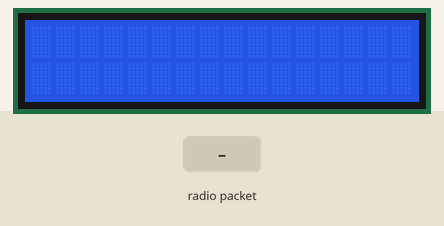
A sketch run on a simulated Arduino Uno, built with avr-gcc and run on an emulated ATmega328P. On the bench: 16×2 character LCD. The test bench sets the inputs (shaded band). No radio packets arrive unless stated; what the sketch prints to the serial monitor is not drawn.

Above: at 1.2 s.
1.3 s: radio packet "1" arrives
At 1.8 s:
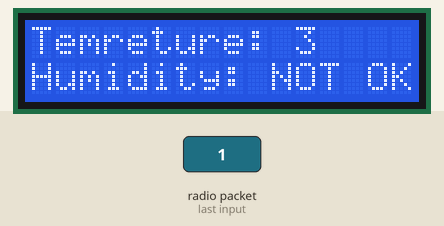
At 3.0 s:
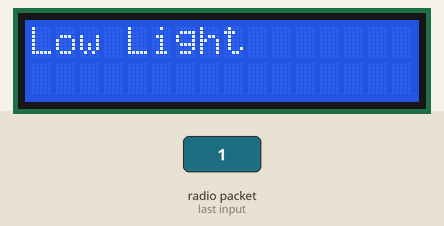
4.3 s: radio packet "90" arrives
At 5.1 s:
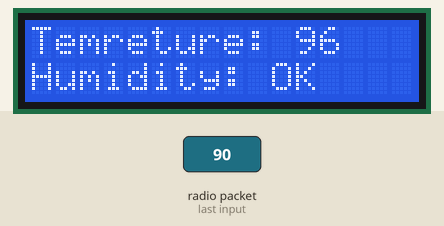
Timing chart, 0 to 7.3 s (numbered marks = the images above; inputs shaded):
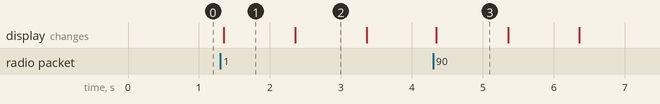

Measured:
- after the input at 1.3 s, the display: changes after 0.05 s (image 1)
- after the input at 4.3 s, the display: changes at once (image 3)
- what the display in image 1 shows lasts 1.1 s, from 1.3 s to 2.4 s

The sketch:

reciver.ino
```cpp
#include <SPI.h>
#include <RF24.h>
#include <nRF24L01.h>
#include <Arduino.h>
#include <Wire.h>
#include <LiquidCrystal_I2C.h>
#define CE_PIN 7
#define CSN_PIN 8

class AffineCipher {
public:
    AffineCipher(int a, int b) : a(a), b(b) {
        if (gcd(a, 10) != 1) {
            Serial.println("Error: 'a' must be coprime with 10.");
            while (1);
        }
    }

    char transform(char digit, bool encrypt) {
        if (isdigit(digit)) {
            int value = encrypt ? (digit - '0') : ((digit - '0' - b + 10) % 10);
            int result = (encrypt ? (a * value) : (modInverse(a, 10) * value)) % 10;
            if (result < 0) result += 10;
            return result + '0';
        }
        return digit;
    }

private:
    int a, b;

    int gcd(int a, int b) {
        while (b != 0) {
            int temp = b;
            b = a % b;
            a = temp;
        }
        return a;
    }

    int modInverse(int a, int m) {
        a = a % m;
        for (int x = 1; x < m; x++) {
            if ((a * x) % m == 1) {
                return x;
            }
        }
        return 1;
    }
};

int a = 3;
int b = 2;
AffineCipher cipher(a, b);
const byte receivingAddress[6] = "00021";
LiquidCrystal_I2C lcd(0x27,16,2);
RF24 radio(CE_PIN, CSN_PIN);

void setup() {
    Serial.begin(9600);
    radio.begin();
    radio.setChannel(69);
    radio.setDataRate(RF24_1MBPS);
    radio.setPALevel(RF24_PA_MAX);
    radio.openReadingPipe(1, receivingAddress);
    radio.startListening();
    lcd.init();
    lcd.backlight();
}

void loop() {
    if (radio.available()) {
        char dataReceived[32];
        radio.read(&dataReceived, sizeof(dataReceived));

        String receivedData = String(dataReceived);
        int firstDelimiter = receivedData.indexOf('|');
        int secondDelimiter = receivedData.indexOf('|', firstDelimiter + 1);

        String encrypted[3] = {
            receivedData.substring(0, firstDelimiter),
            receivedData.substring(firstDelimiter + 1, secondDelimiter),
            receivedData.substring(secondDelimiter + 1)
        };

        for (int i = 0; i < 3; i++) {
            String decrypted = "";
            Serial.print(i);
            for (char digit : encrypted[i]) {
                decrypted += cipher.transform(digit, false);
            }
            Serial.print("Расшифрованный текст ");
            Serial.print(i + 1);
            Serial.print(": ");
            Serial.println(decrypted);
            if (i==0){
              lcd.setCursor(0, 0);
              lcd.print("Temreture: ");
              lcd.print(decrypted);
            }
            if (i==1){
              lcd.setCursor(0, 1);
              lcd.print("Humidity: ");
              if (decrypted.toInt()<50){
                lcd.print("NOT OK");
              }
              else{
                lcd.print("OK");
              }
              delay(1000);
              lcd.clear();
            }
            if (i==2){
              int decryptedInt = decrypted.toInt();
              lcd.setCursor(0,0);
              if (decryptedInt < 341) { // 0-340: Низкая освещенность
                lcd.print("Low Light");
              } else if (decryptedInt >= 341 && decryptedInt < 682) { // 341-681: Средняя освещенность
                lcd.print("Medium Light");
              } else { // 682-1023: Высокая освещенность
                lcd.print("High Light");
              }
              delay(1000);
              lcd.clear();
            }
        }
    }
}
```
